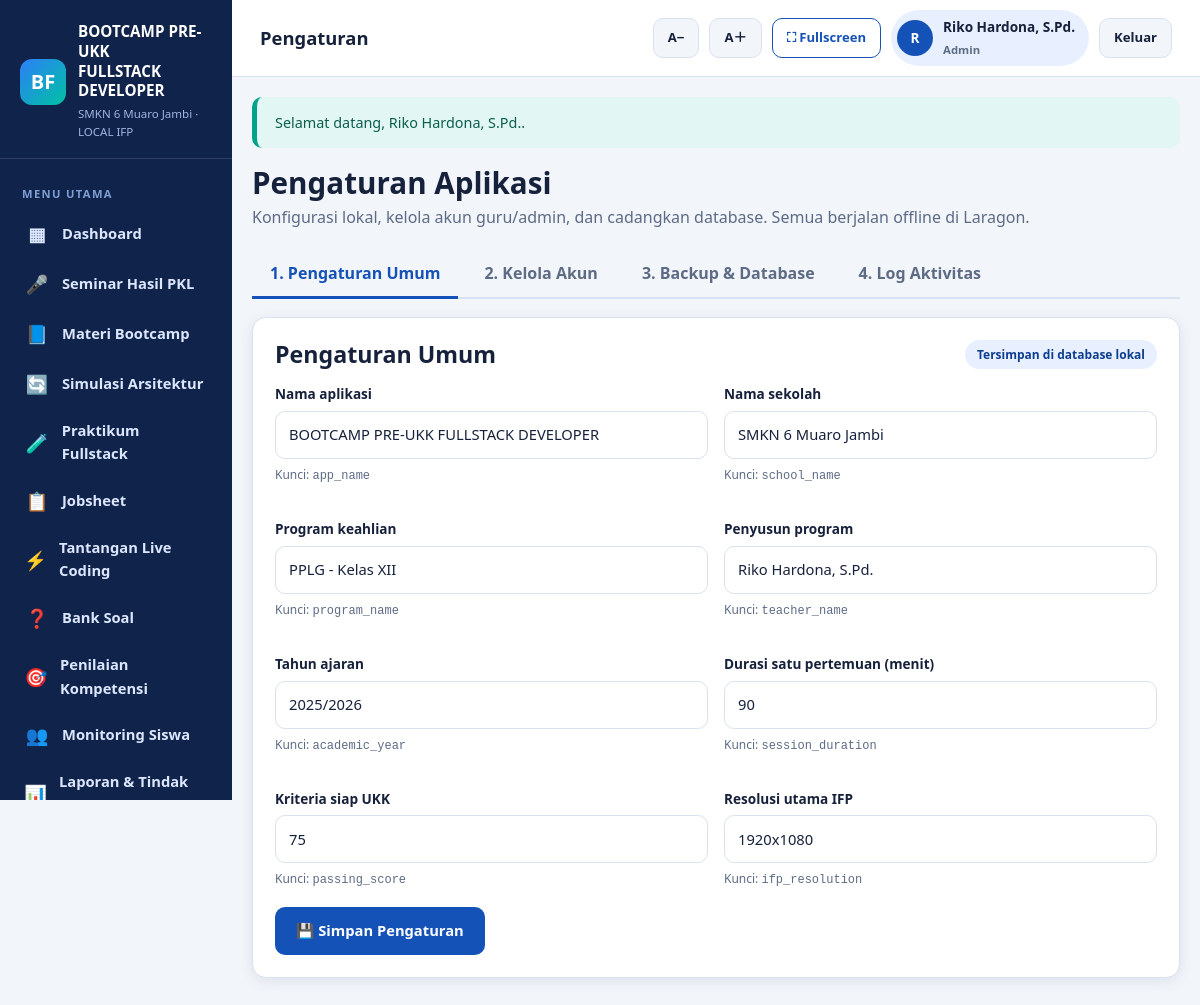
Page /modules/settings/index.php (signed in) on the committed database.
### tables this page shows
CREATE TABLE users (
  id          INT UNSIGNED AUTO_INCREMENT PRIMARY KEY,
  username    VARCHAR(50) NOT NULL UNIQUE,
  password    VARCHAR(255) NOT NULL,
  full_name   VARCHAR(120) NOT NULL,
  role        ENUM('admin','guru','siswa') NOT NULL DEFAULT 'guru',
  student_id  INT UNSIGNED DEFAULT NULL,
  is_active   TINYINT(1) NOT NULL DEFAULT 1,
  last_login  DATETIME DEFAULT NULL,
  created_at  TIMESTAMP NOT NULL DEFAULT CURRENT_TIMESTAMP,
  updated_at  TIMESTAMP NOT NULL DEFAULT CURRENT_TIMESTAMP ON UPDATE CURRENT_TIMESTAMP,
  KEY idx_users_role (role),
  CONSTRAINT fk_users_student FOREIGN KEY (student_id) REFERENCES students(id) ON DELETE SET NULL
);

CREATE TABLE settings (
  id            INT UNSIGNED AUTO_INCREMENT PRIMARY KEY,
  setting_key   VARCHAR(100) NOT NULL UNIQUE,
  setting_value TEXT NOT NULL,
  description   VARCHAR(200) DEFAULT NULL
);

### config/database.php (called while the page is built, shortened)
<?php
function db()
{
    static $pdo = null;
    if ($pdo instanceof PDO) {
        return $pdo;
    }
    $dsn = 'mysql:host=' . DB_HOST . ';dbname=' . DB_NAME . ';charset=' . DB_CHARSET;
    try {
        $pdo = new PDO($dsn, DB_USER, DB_PASS, [
            PDO::ATTR_ERRMODE            => PDO::ERRMODE_EXCEPTION,
            PDO::ATTR_DEFAULT_FETCH_MODE => PDO::FETCH_ASSOC,
            PDO::ATTR_EMULATE_PREPARES   => false,
        ]);
    } catch (PDOException $e) {
        http_response_code(500);
        echo '<!doctype html><html lang="id"><meta charset="utf-8">';
        echo '<title>Koneksi Database Gagal</title>';
        echo '<body style="font-family:Arial,sans-serif;padding:40px;line-height:1.7">';
        echo '<h1>Koneksi database gagal</h1>';
        echo '<p>Periksa kembali:</p><ul>';
        echo '<li>Laragon (Apache &amp; MySQL) sudah berjalan.</li>';
        echo '<li>Database <strong>' . htmlspecialchars(DB_NAME) . '</strong> sudah dibuat.</li>';
        echo '<li>File <code>database/database.sql</code> sudah di-import.</li>';
        echo '<li>Pengaturan DB di <code>config/config.php</code> sesuai.</li>';
        echo '</ul><p>Detail teknis: <code>' . htmlspecialchars($e->getMessage()) . '</code></p>';
        echo '</body></html>';
        exit;
    }
    return $pdo;
}
function db_all(string $sql, array $params = []): array
{
    $stmt = db()->prepare($sql);
    $stmt->execute($params);
    return $stmt->fetchAll();
}
function db_one(string $sql, array $params = []): ?array
{
    $stmt = db()->prepare($sql);
    $stmt->execute($params);
    $row = $stmt->fetch();
    return $row === false ? null : $row;
}

### auth/auth.php (called while the page is built, shortened)
<?php
require_once __DIR__ . '/../config/database.php';
function current_user(): ?array
{
    static $cache = null;
    if ($cache !== null) {
        return $cache;
    }
    $cache = db_one(
        'SELECT u.id, u.username, u.full_name, u.role, u.student_id, u.is_active,
                s.name AS student_name, s.class_name
         FROM users u
         LEFT JOIN students s ON s.id = u.student_id
         WHERE u.id = ? AND u.is_active = 1',
        [(int) $_SESSION['user_id']]
    );
    return $cache;
}
function is_logged_in(): bool
{
    return current_user() !== null;
}
function require_login(): void
{
    if (!is_logged_in()) {
        flash('warning', 'Silakan login terlebih dahulu.');
        redirect('login.php');
    }
}
function require_role(string ...$roles): void
{
    require_login();
}
function require_manager(): void
{
    require_role('admin', 'guru');
}
function role_label(string $role): string
{
    return [
        'admin' => 'Admin',
        'guru'  => 'Guru',
        'siswa' => 'Siswa',
    ][$role] ?? $role;
}

### modules/settings/index.php (the view, shortened to what this page needs)
<?php
require_once dirname(__DIR__, 2) . '/config/database.php';
require_once dirname(__DIR__, 2) . '/auth/auth.php';
require_manager();
$page_title = 'Pengaturan';
$settings = db_all('SELECT * FROM settings ORDER BY id');
?>
<?php include dirname(__DIR__, 2) . '/includes/header.php'; ?>
<div class="page-head">
    <div>
        <h1>Pengaturan Aplikasi</h1>
        <p>Konfigurasi lokal, kelola akun guru/admin, dan cadangkan database. Semua berjalan offline di Laragon.</p>
    </div>
</div>
<div class="tabs">
    <button class="tab active" data-tab="umum">1. Pengaturan Umum</button>
    <button class="tab" data-tab="akun">2. Kelola Akun</button>
    <button class="tab" data-tab="backup">3. Backup & Database</button>
    <button class="tab" data-tab="log">4. Log Aktivitas</button>
</div>
<div class="tab-container">
<section class="tab-panel active" data-panel="umum">
    <div class="card">
        <div class="card-head"><h2>Pengaturan Umum</h2><span class="badge badge-blue">Tersimpan di database lokal</span></div>
        <form method="post" action="<?= url('modules/settings/process.php') ?>">
            <div class="form-grid">
                <?php foreach ($settings as $s): ?>
                    <div class="form-group">
                        <label><?= e($s['description'] ?: $s['setting_key']) ?></label>
                        <input type="text" name="setting_<?= e($s['setting_key']) ?>" value="<?= e($s['setting_value']) ?>">
                        <span class="hint">Kunci: <code><?= e($s['setting_key']) ?></code></span>
                    </div>
                <?php endforeach; ?>
            </div>
            <button class="btn btn-primary" type="submit">💾 Simpan Pengaturan</button>
        </form>
    </div>
</section>
</div>
<?php include dirname(__DIR__, 2) . '/includes/footer.php'; ?>

### includes/header.php (shortened to what this page needs)
<?php
$user = current_user();
$currentPath = str_replace('\\', '/', $_SERVER['SCRIPT_NAME'] ?? '');
$activeKey = '';
$map = [
    'dashboard'    => ['index.php'],
    'seminar'      => ['/modules/seminar/'],
    'materi'       => ['/modules/materi/'],
    'praktikum'    => ['/modules/praktikum/', '/modules/code/'],
    'jobsheet'     => ['/modules/jobsheet/'],
    'challenges'   => ['/modules/challenges/'],
    'questions'    => ['/modules/questions/'],
    'assessment'   => ['/modules/assessment/'],
    'students'     => ['/modules/students/'],
    'reports'      => ['/modules/reports/'],
    'settings'     => ['/modules/settings/'],
    'simulasi'     => ['/modules/simulasi/'],
];
foreach ($map as $key => $patterns) {
    foreach ($patterns as $pattern) {
        if ($key === 'dashboard') {
            $base = rtrim(BASE_PATH, '/');
            if (rtrim($currentPath, '/') === $base . '/index.php' || rtrim($currentPath, '/') === $base) {
                $activeKey = 'dashboard';
            }
        } elseif (strpos($currentPath, $pattern) !== false) {
            $activeKey = $key;
        }
    }
}
$menu = [
    ['dashboard',  '▦', 'Dashboard',            'index.php'],
    ['seminar',    '🎤', 'Seminar Hasil PKL',   'modules/seminar/index.php'],
    ['materi',     '📘', 'Materi Bootcamp',     'modules/materi/index.php'],
    ['simulasi',   '🔄', 'Simulasi Arsitektur', 'modules/simulasi/index.php'],
    ['praktikum',  '🧪', 'Praktikum Fullstack', 'modules/praktikum/index.php'],
    ['jobsheet',   '📋', 'Jobsheet',            'modules/jobsheet/index.php'],
    ['challenges', '⚡', 'Tantangan Live Coding','modules/challenges/index.php'],
    ['questions',  '❓', 'Bank Soal',           'modules/questions/index.php'],
    ['assessment', '🎯', 'Penilaian Kompetensi','modules/assessment/index.php'],
    ['students',   '👥', 'Monitoring Siswa',    'modules/students/index.php'],
    ['reports',    '📊', 'Laporan & Tindak Lanjut','modules/reports/index.php'],
    ['settings',   '⚙️', 'Pengaturan',          'modules/settings/index.php'],
];
?>
<!doctype html>
<html lang="id">
<head>
    <link rel="stylesheet" href="<?= asset('css/app.css') ?>">
</head>
<body>
<div class="app-shell">
    <aside class="sidebar">
        <div class="sidebar-brand">
            <div class="logo">
                <div class="logo-mark">BF</div>
                <div>
                    <strong>BOOTCAMP PRE-UKK<br>FULLSTACK DEVELOPER</strong>
                    <small><?= e(SCHOOL_NAME) ?> · LOCAL IFP</small>
                </div>
            </div>
        </div>
        <nav class="sidebar-nav">
            <div class="nav-label">Menu Utama</div>
            <?php foreach ($menu as $item): ?>
                <?php
                [$key, $icon, $label, $link] = $item;
                ?>
                <a class="nav-item <?= $activeKey === $key ? 'active' : '' ?>"
                   href="<?= url($link) ?>">
                    <span class="ico"><?= $icon ?></span>
                    <span><?= e($label) ?></span>
                </a>
            <?php endforeach; ?>
        </nav>
    </aside>
    <div class="main-area">
        <header class="topbar">
            <h1><?= e($page_title) ?></h1>
            <div class="topbar-actions">
                <button type="button" class="btn btn-light btn-sm no-print" onclick="changeFontSize(-1)" title="Perkecil teks">A−</button>
                <button type="button" class="btn btn-light btn-sm no-print" onclick="changeFontSize(1)" title="Perbesar teks">A＋</button>
                <button type="button" class="btn btn-outline btn-sm no-print" onclick="toggleFullscreen()" title="Layar penuh">⛶ Fullscreen</button>
                <?php if ($user): ?>
                    <div class="user-chip">
                        <span class="avatar"><?= e(mb_substr($user['full_name'], 0, 1)) ?></span>
                        <span>
                            <?= e($user['full_name']) ?><br>
                            <small><?= e(role_label($user['role'])) ?></small>
                        </span>
                    </div>
                    <a class="btn btn-light btn-sm no-print" href="<?= url('logout.php') ?>">Keluar</a>
                <?php endif; ?>
            </div>
        </header>
        <main class="content">

### rows in the picture
users: full_name "R", full_name "Riko Hardona, S.Pd.", role "Admin"
settings: description "Nama aplikasi", setting_value "BOOTCAMP PRE-UKK FULLSTACK DEVELOPER", setting_key "app_name"
settings: description "Nama sekolah", setting_value "SMKN 6 Muaro Jambi", setting_key "school_name"
settings: description "Program keahlian", setting_value "PPLG - Kelas XII", setting_key "program_name"
settings: description "Penyusun program", setting_value "Riko Hardona, S.Pd.", setting_key "teacher_name"
settings: description "Tahun ajaran", setting_value "2025/2026", setting_key "academic_year"
settings: description "Durasi satu pertemuan (menit)", setting_value "90", setting_key "session_duration"
settings: description "Kriteria siap UKK", setting_value "75", setting_key "passing_score"
settings: description "Resolusi utama IFP", setting_value "1920x1080", setting_key "ifp_resolution"

### other values in the picture
SCHOOL_NAME "SMKN 6 Muaro Jambi"
$icon "▦"
$label "Dashboard"
$icon "🎤"
$label "Seminar Hasil PKL"
$icon "📘"
$label "Materi Bootcamp"
$icon "🔄"
$label "Simulasi Arsitektur"
$icon "🧪"
$label "Praktikum Fullstack"
$icon "📋"
$label "Jobsheet"
$icon "⚡"
$label "Tantangan Live Coding"
